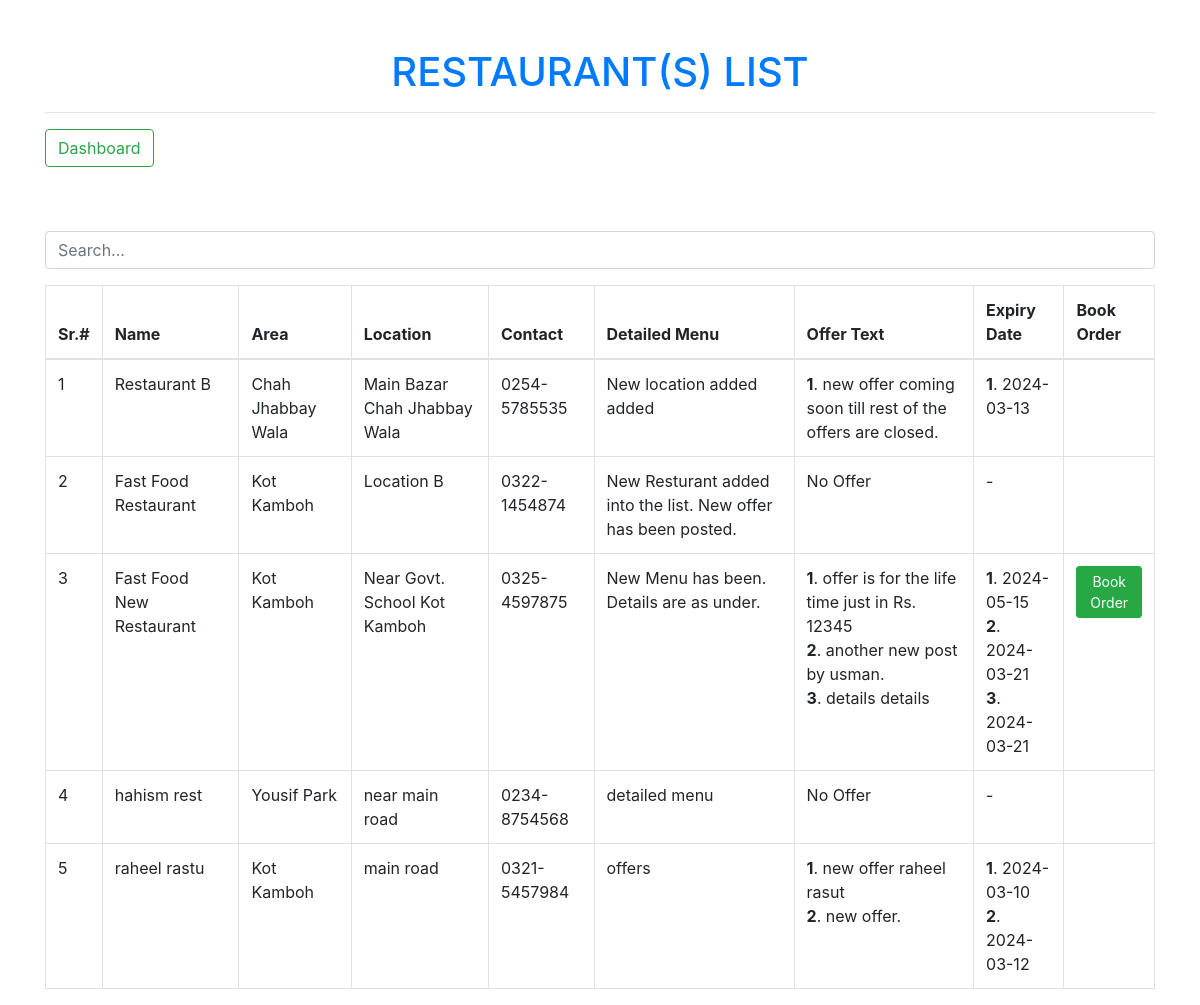
The app's page /admin/all_restaurants.php (signed in) with its own data.
### tables this page shows
CREATE TABLE `offers` (
  `OfferID` int(11) NOT NULL,
  `RestaurantID` int(11) DEFAULT NULL,
  `OfferText` text NOT NULL,
  `ExpiryDate` date NOT NULL,
  `Created_at` timestamp NOT NULL DEFAULT current_timestamp(),
  `Updated_at` timestamp NOT NULL DEFAULT current_timestamp() ON UPDATE current_timestamp()
);

CREATE TABLE `restaurants` (
  `RestaurantID` int(11) NOT NULL,
  `Name` varchar(100) NOT NULL,
  `area` varchar(255) NOT NULL,
  `Location` varchar(200) NOT NULL,
  `contact` varchar(255) NOT NULL,
  `details` longtext NOT NULL,
  `OwnerID` int(11) DEFAULT NULL,
  `Created_at` timestamp NOT NULL DEFAULT current_timestamp(),
  `Updated_at` timestamp NOT NULL DEFAULT current_timestamp() ON UPDATE current_timestamp()
);

### classes/Database.php (called while the page is built, shortened)
<?php
class Database
{
    public $host   = DB_HOST;
    public $user   = DB_USER;
    public $pass   = DB_PASS;
    public $dbname = DB_NAME;
    private function connectDB()
    {
        $this->link = new mysqli(
            $this->host,
            $this->user,
            $this->pass,
            $this->dbname
        );
    }
}

### classes/Admin.php (called while the page is built, shortened)
<?php
require_once "Database.php";
class Admin
{
    public $db;
    function __construct()
    {
        $this->db = new Database();
    }
    public function list()
    {
        $sql = "SELECT r.*, o.OfferID, o.OfferText, o.ExpiryDate
                FROM restaurants r
                LEFT JOIN offers o ON r.RestaurantID = o.RestaurantID
                ORDER BY r.RestaurantID";
        $stmt = $this->db->link->prepare($sql);
        $stmt->execute();
        $result = $stmt->get_result();
        $restaurants = array();
        while ($row = $result->fetch_assoc()) {
            $restaurantID = $row['RestaurantID'];
            if (!isset($restaurants[$restaurantID])) {
                $restaurants[$restaurantID] = $row;
                $restaurants[$restaurantID]['offers'] = array();
            }
            if (!empty($row['OfferText'])) {
                $restaurants[$restaurantID]['offers'][] = array(
                    'OfferID' => $row['OfferID'],
                    'OfferText' => $row['OfferText'],
                    'ExpiryDate' => $row['ExpiryDate']
                );
            }
        }
        return $restaurants;
    }
}

### admin/all_restaurants.php (the view, shortened to what this page needs)
<?php
require_once "../classes/Admin.php";
$list = new Admin();
$rest_list_data = $list->list();
?>
<!doctype html>
<html lang="en">
<head>
  <link rel="stylesheet" href="https://stackpath.bootstrapcdn.com/bootstrap/4.3.1/css/bootstrap.min.css"
>
</head>
<body>
  <div class="container">
    <h1 class=" text text-center text-uppercase text-primary mt-5 ">
      Restaurant(s) List
    </h1>
    <hr>
    <a href="dashboard.php" class="btn btn-outline-success mb-5">Dashboard</a>
    <input type="text" id="searchInput" class="form-control mt-3" placeholder="Search...">
    <table class="table mt-3 table-bordered table-hover">
      <thead>
        <tr>
          <th>Sr.#</th>
          <th>Name</th>
          <th>Area</th>
          <th>Location</th>
          <th>Contact</th>
          <th>Detailed Menu</th>
          <th>Offer Text</th>
          <th>Expiry Date</th>
          <th>Book Order</th>
        </tr>
      </thead>
      <tbody id="tableBody">
        <?php if (!empty($rest_list_data)) : ?>
        <?php $count = 0; ?>
        <?php foreach ($rest_list_data as $restaurant) : ?>
        <?php ++$count; ?>
        <tr>
          <td><?php echo $count; ?></td>
          <td><?php echo $restaurant['Name']; ?></td>
          <td><?php echo $restaurant['area']; ?></td>
          <td><?php echo $restaurant['Location']; ?></td>
          <td><?php echo $restaurant['contact']; ?></td>
          <td><?php echo $restaurant['details']; ?></td>
          <td>
            <?php if (!empty($restaurant['offers'])) : ?>
            <?php $offerCount = 0; ?>
            <?php foreach ($restaurant['offers'] as $offer) : ?>
            <?php ++$offerCount; ?>
            <?php echo '<b>'. $offerCount . '</b>' . '. ' . $offer['OfferText'] . '<br>'; ?>
            <?php endforeach; ?>
            <?php else : ?>
            No Offer
            <?php endif; ?>
          </td>
          <td>
            <?php if (!empty($restaurant['offers'])) : ?>
            <?php $expiryCount = 0; ?>
            <?php foreach ($restaurant['offers'] as $offer) : ?>
            <?php ++$expiryCount; ?>
            <?php echo '<b>'.  $expiryCount . '</b>' . '. ' . $offer['ExpiryDate'] . '<br>'; ?>
            <?php endforeach; ?>
            <?php else : ?>
            -
            <?php endif; ?>
          </td>
          <td>
            <?php if (!empty($restaurant['offers'])) : ?>
            <?php foreach ($restaurant['offers'] as $offer) : ?>
            <?php if (strtotime($offer['ExpiryDate']) > time()) : ?>
            <a href="admin_book_order.php?action=book_order&rest_id=<?php echo $restaurant['RestaurantID'];?>&offer_id=<?php echo $offer['OfferID']; ?>"
              class="btn btn-sm btn-success">Book Order</a>
            <?php endif; ?>
            <?php endforeach; ?>
            <?php endif; ?>
          </td>
        </tr>
        <?php endforeach; ?>
        <?php else : ?>
        <tr>
          <td colspan="9" class="text text-center text-uppercase text-danger font-weight-bold">Record not found</td>
        </tr>
        <?php endif; ?>
      </tbody>
    </table>
  </div>
</body>
</html>

### records on screen
offers: RestaurantID.Name "Restaurant B", RestaurantID.area "Chah Jhabbay Wala", RestaurantID.Location "Main Bazar Chah Jhabbay Wala", RestaurantID.contact "0254-5785535", RestaurantID.details "New location added added", OfferText "new offer coming soon till rest of the offers are closed.", ExpiryDate "2024-03-13"
restaurants: Name "Fast Food Restaurant", area "Kot Kamboh", Location "Location B", contact "0322-1454874", details "New Resturant added into the list. New offer has been posted.", shows "No Offer"
offers: RestaurantID.Name "Fast Food New Restaurant", RestaurantID.area "Kot Kamboh", RestaurantID.Location "Near Govt. School Kot Kamboh", RestaurantID.contact "0325-4597875", RestaurantID.details "New Menu has been. Details are as under.", OfferText "offer is for the life time just in Rs. 12345", ExpiryDate "2024-05-15"
offers: OfferText "another new post by usman.", ExpiryDate "2024-03-21"
offers: OfferText "details details", ExpiryDate "2024-03-21"
restaurants: Name "hahism rest", area "Yousif Park", Location "near main road", contact "0234-8754568", details "detailed menu", shows "No Offer"
offers: RestaurantID.Name "raheel rastu", RestaurantID.area "Kot Kamboh", RestaurantID.Location "main road", RestaurantID.contact "0321-5457984", RestaurantID.details "offers", OfferText "new offer raheel rasut", ExpiryDate "2024-03-10"
offers: OfferText "new offer.", ExpiryDate "2024-03-12"
